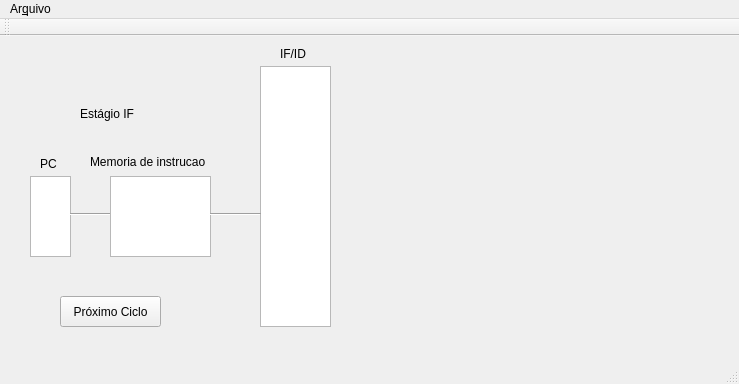
<?xml version="1.0" encoding="UTF-8"?>
<ui version="4.0">
 <class>MainWindow</class>
 <widget class="QMainWindow" name="MainWindow">
  <property name="geometry">
   <rect>
    <x>0</x>
    <y>0</y>
    <width>739</width>
    <height>384</height>
   </rect>
  </property>
  <property name="windowTitle">
   <string>MainWindow</string>
  </property>
  <widget class="QWidget" name="centralWidget">
   <widget class="QLabel" name="label">
    <property name="geometry">
     <rect>
      <x>40</x>
      <y>120</y>
      <width>21</width>
      <height>16</height>
     </rect>
    </property>
    <property name="text">
     <string>PC</string>
    </property>
   </widget>
   <widget class="QTextBrowser" name="reg">
    <property name="geometry">
     <rect>
      <x>30</x>
      <y>140</y>
      <width>41</width>
      <height>81</height>
     </rect>
    </property>
   </widget>
   <widget class="Line" name="line">
    <property name="geometry">
     <rect>
      <x>70</x>
      <y>170</y>
      <width>41</width>
      <height>16</height>
     </rect>
    </property>
    <property name="orientation">
     <enum>Qt::Horizontal</enum>
    </property>
   </widget>
   <widget class="QTextBrowser" name="memoriainstrucao">
    <property name="geometry">
     <rect>
      <x>110</x>
      <y>140</y>
      <width>101</width>
      <height>81</height>
     </rect>
    </property>
   </widget>
   <widget class="QLabel" name="label_2">
    <property name="geometry">
     <rect>
      <x>90</x>
      <y>110</y>
      <width>141</width>
      <height>31</height>
     </rect>
    </property>
    <property name="text">
     <string>Memoria de instrucao</string>
    </property>
   </widget>
   <widget class="QTextBrowser" name="IFID">
    <property name="geometry">
     <rect>
      <x>260</x>
      <y>30</y>
      <width>71</width>
      <height>261</height>
     </rect>
    </property>
   </widget>
   <widget class="Line" name="line_2">
    <property name="geometry">
     <rect>
      <x>210</x>
      <y>170</y>
      <width>51</width>
      <height>16</height>
     </rect>
    </property>
    <property name="orientation">
     <enum>Qt::Horizontal</enum>
    </property>
   </widget>
   <widget class="QLabel" name="label_3">
    <property name="geometry">
     <rect>
      <x>80</x>
      <y>70</y>
      <width>61</width>
      <height>16</height>
     </rect>
    </property>
    <property name="text">
     <string>Estágio IF</string>
    </property>
   </widget>
   <widget class="QLabel" name="label_4">
    <property name="geometry">
     <rect>
      <x>280</x>
      <y>10</y>
      <width>31</width>
      <height>16</height>
     </rect>
    </property>
    <property name="text">
     <string>IF/ID</string>
    </property>
   </widget>
   <widget class="QPushButton" name="pushButton">
    <property name="geometry">
     <rect>
      <x>60</x>
      <y>260</y>
      <width>101</width>
      <height>31</height>
     </rect>
    </property>
    <property name="text">
     <string>Próximo Ciclo</string>
    </property>
   </widget>
  </widget>
  <widget class="QMenuBar" name="menuBar">
   <property name="geometry">
    <rect>
     <x>0</x>
     <y>0</y>
     <width>739</width>
     <height>27</height>
    </rect>
   </property>
   <widget class="QMenu" name="menuArquivo">
    <property name="title">
     <string>Ar&amp;quivo</string>
    </property>
    <addaction name="actionReiniciar"/>
   </widget>
   <addaction name="menuArquivo"/>
  </widget>
  <widget class="QToolBar" name="mainToolBar">
   <attribute name="toolBarArea">
    <enum>TopToolBarArea</enum>
   </attribute>
   <attribute name="toolBarBreak">
    <bool>false</bool>
   </attribute>
  </widget>
  <widget class="QStatusBar" name="statusBar"/>
  <action name="actionReiniciar">
   <property name="text">
    <string>&amp;Reiniciar</string>
   </property>
  </action>
 </widget>
 <layoutdefault spacing="6" margin="11"/>
 <resources/>
 <connections/>
</ui>
